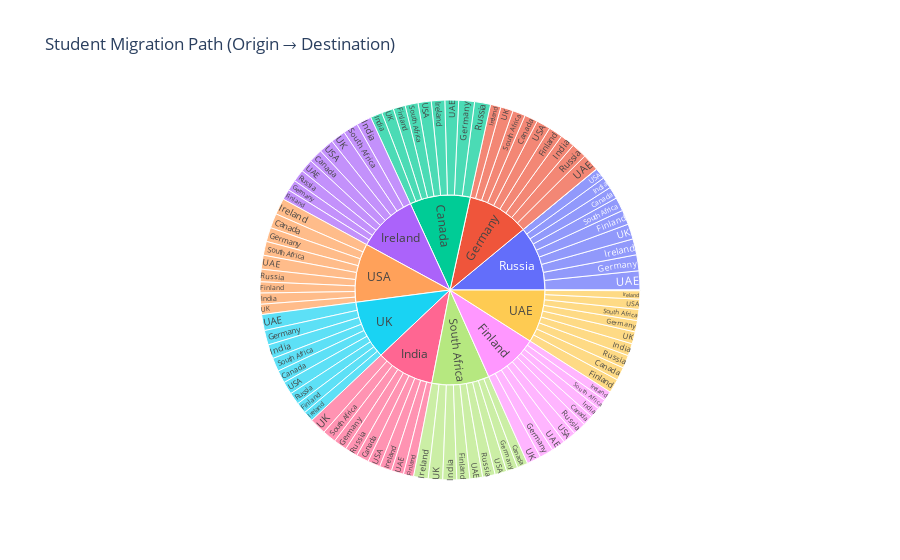

The cell this chart's notebook holds for it:
### Markdown cell above
<h2 style="color: #8b4513;">Migration Path</h2>

### Code cell
# Aggregate counts for each Origin → Destination combination
df_counts = df.groupby(["origin_country", "destination_country"]).size().reset_index(name="Count")

# Sunburst plot using counts
fig = px.sunburst(
    df_counts,
    path=["origin_country", "destination_country"],
    values="Count",
    title="Student Migration Path (Origin → Destination)"
)
fig.show()

### Figure 1 — Plotly figure (JSON) as saved in the notebook; plotly's stock layout.template omitted (floating-point values rounded to 4 significant figures)
{"data": [{"branchvalues": "total", "domain": {"x": [0, 1], "y": [0, 1]}, "hovertemplate": "labels=%{label}<br>Count=%{value}<br>parent=%{parent}<br>id=%{id}<extra></extra>", "ids": ["Finland/Canada", "Germany/Canada", "India/Canada", "Ireland/Canada", "Russia/Canada", "South Africa/Canada", "UAE/Canada", "UK/Canada", "USA/Canada", "UAE/Dublin", "Canada/Finland", "Germany/Finland", "India/Finland", "Ireland/Finland", "Russia/Finland", "South Africa/Finland", "UAE/Finland", "UK/Finland", "USA/Finland", "Canada/Germany", "Finland/Germany", "India/Germany", "Ireland/Germany", "Russia/Germany", "South Africa/Germany", "UAE/Germany", "UK/Germany", "USA/Germany", "Canada/India", "Finland/India", "Germany/India", "Ireland/India", "Russia/India", "South Africa/India", "UAE/India", "UK/India", "USA/India", "Canada/Ireland", "Finland/Ireland", "Germany/Ireland", "India/Ireland", "Russia/Ireland", "South Africa/Ireland", "UAE/Ireland", "UK/Ireland", "USA/Ireland", "Canada/Russia", "Finland/Russia", "Germany/Russia", "India/Russia", "Ireland/Russia", "Russia/Russia", "South Africa/Russia", "UAE/Russia", "UK/Russia", "USA/Russia", "Canada/South Africa", "Finland/South Africa", "Germany/South Africa", "India/South Africa", "Ireland/South Africa", "Russia/South Africa", "UAE/South Africa", "UK/South Africa", "USA/South Africa", "Canada/UAE", "Finland/UAE", "Germany/UAE", "India/UAE", "Ireland/UAE", "Russia/UAE", "South Africa/UAE", "UAE/UAE", "UK/UAE", "USA/UAE", "Canada/UK", "Finland/UK", "Germany/UK", "India/UK", "Ireland/UK", "Russia/UK", "South Africa/UK", "UAE/UK", "USA/UK", "Canada/USA", "Finland/USA", "Germany/USA", "India/USA", "Ireland/USA", "Russia/USA", "South Africa/USA", "UAE/USA", "UK/USA", "Canada", "Finland", "Germany", "India", "Ireland", "Russia", "South Africa", "UAE", "UK", "USA"], "labels": ["Canada", "Canada", "Canada", "Canada", "Canada", "Canada", "Canada", "Canada", "Canada", "Dublin", "Finland", "Finland", "Finland", "Finland", "Finland", "Finland", "Finland", "Finland", "Finland", "Germany", "Germany", "Germany", "Germany", "Germany", "Germany", "Germany", "Germany", "Germany", "India", "India", "India", "India", "India", "India", "India", "India", "India", "Ireland", "Ireland", "Ireland", "Ireland", "Ireland", "Ireland", "Ireland", "Ireland", "Ireland", "Russia", "Russia", "Russia", "Russia", "Russia", "Russia", "Russia", "Russia", "Russia", "Russia", "South Africa", "South Africa", "South Africa", "South Africa", "South Africa", "South Africa", "South Africa", "South Africa", "South Africa", "UAE", "UAE", "UAE", "UAE", "UAE", "UAE", "UAE", "UAE", "UAE", "UAE", "UK", "UK", "UK", "UK", "UK", "UK", "UK", "UK", "UK", "USA", "USA", "USA", "USA", "USA", "USA", "USA", "USA", "USA", "Canada", "Finland", "Germany", "India", "Ireland", "Russia", "South Africa", "UAE", "UK", "USA"], "name": "", "parents": ["Finland", "Germany", "India", "Ireland", "Russia", "South Africa", "UAE", "UK", "USA", "UAE", "Canada", "Germany", "India", "Ireland", "Russia", "South Africa", "UAE", "UK", "USA", "Canada", "Finland", "India", "Ireland", "Russia", "South Africa", "UAE", "UK", "USA", "Canada", "Finland", "Germany", "Ireland", "Russia", "South Africa", "UAE", "UK", "USA", "Canada", "Finland", "Germany", "India", "Russia", "South Africa", "UAE", "UK", "USA", "Canada", "Finland", "Germany", "India", "Ireland", "Russia", "South Africa", "UAE", "UK", "USA", "Canada", "Finland", "Germany", "India", "Ireland", "Russia", "UAE", "UK", "USA", "Canada", "Finland", "Germany", "India", "Ireland", "Russia", "South Africa", "UAE", "UK", "USA", "Canada", "Finland", "Germany", "India", "Ireland", "Russia", "South Africa", "UAE", "USA", "Canada", "Finland", "Germany", "India", "Ireland", "Russia", "South Africa", "UAE", "UK", "", "", "", "", "", "", "", "", "", ""], "type": "sunburst", "values": [46, 57, 54, 59, 52, 46, 57, 55, 63, 1, 52, 61, 44, 45, 63, 56, 60, 48, 48, 68, 60, 58, 47, 69, 49, 49, 63, 61, 51, 45, 63, 65, 49, 60, 53, 61, 48, 58, 42, 45, 53, 69, 63, 36, 45, 70, 69, 56, 67, 55, 53, 1, 54, 56, 52, 54, 56, 44, 55, 59, 65, 59, 48, 58, 60, 59, 60, 74, 53, 56, 82, 55, 2, 69, 60, 52, 61, 54, 72, 64, 66, 62, 52, 44, 57, 57, 61, 54, 64, 48, 51, 44, 55, 522, 471, 537, 502, 518, 558, 496, 458, 506, 508]}], "layout": {"autosize": true, "legend": {"tracegroupgap": 0}, "title": {"text": "Student Migration Path (Origin → Destination)"}}}
